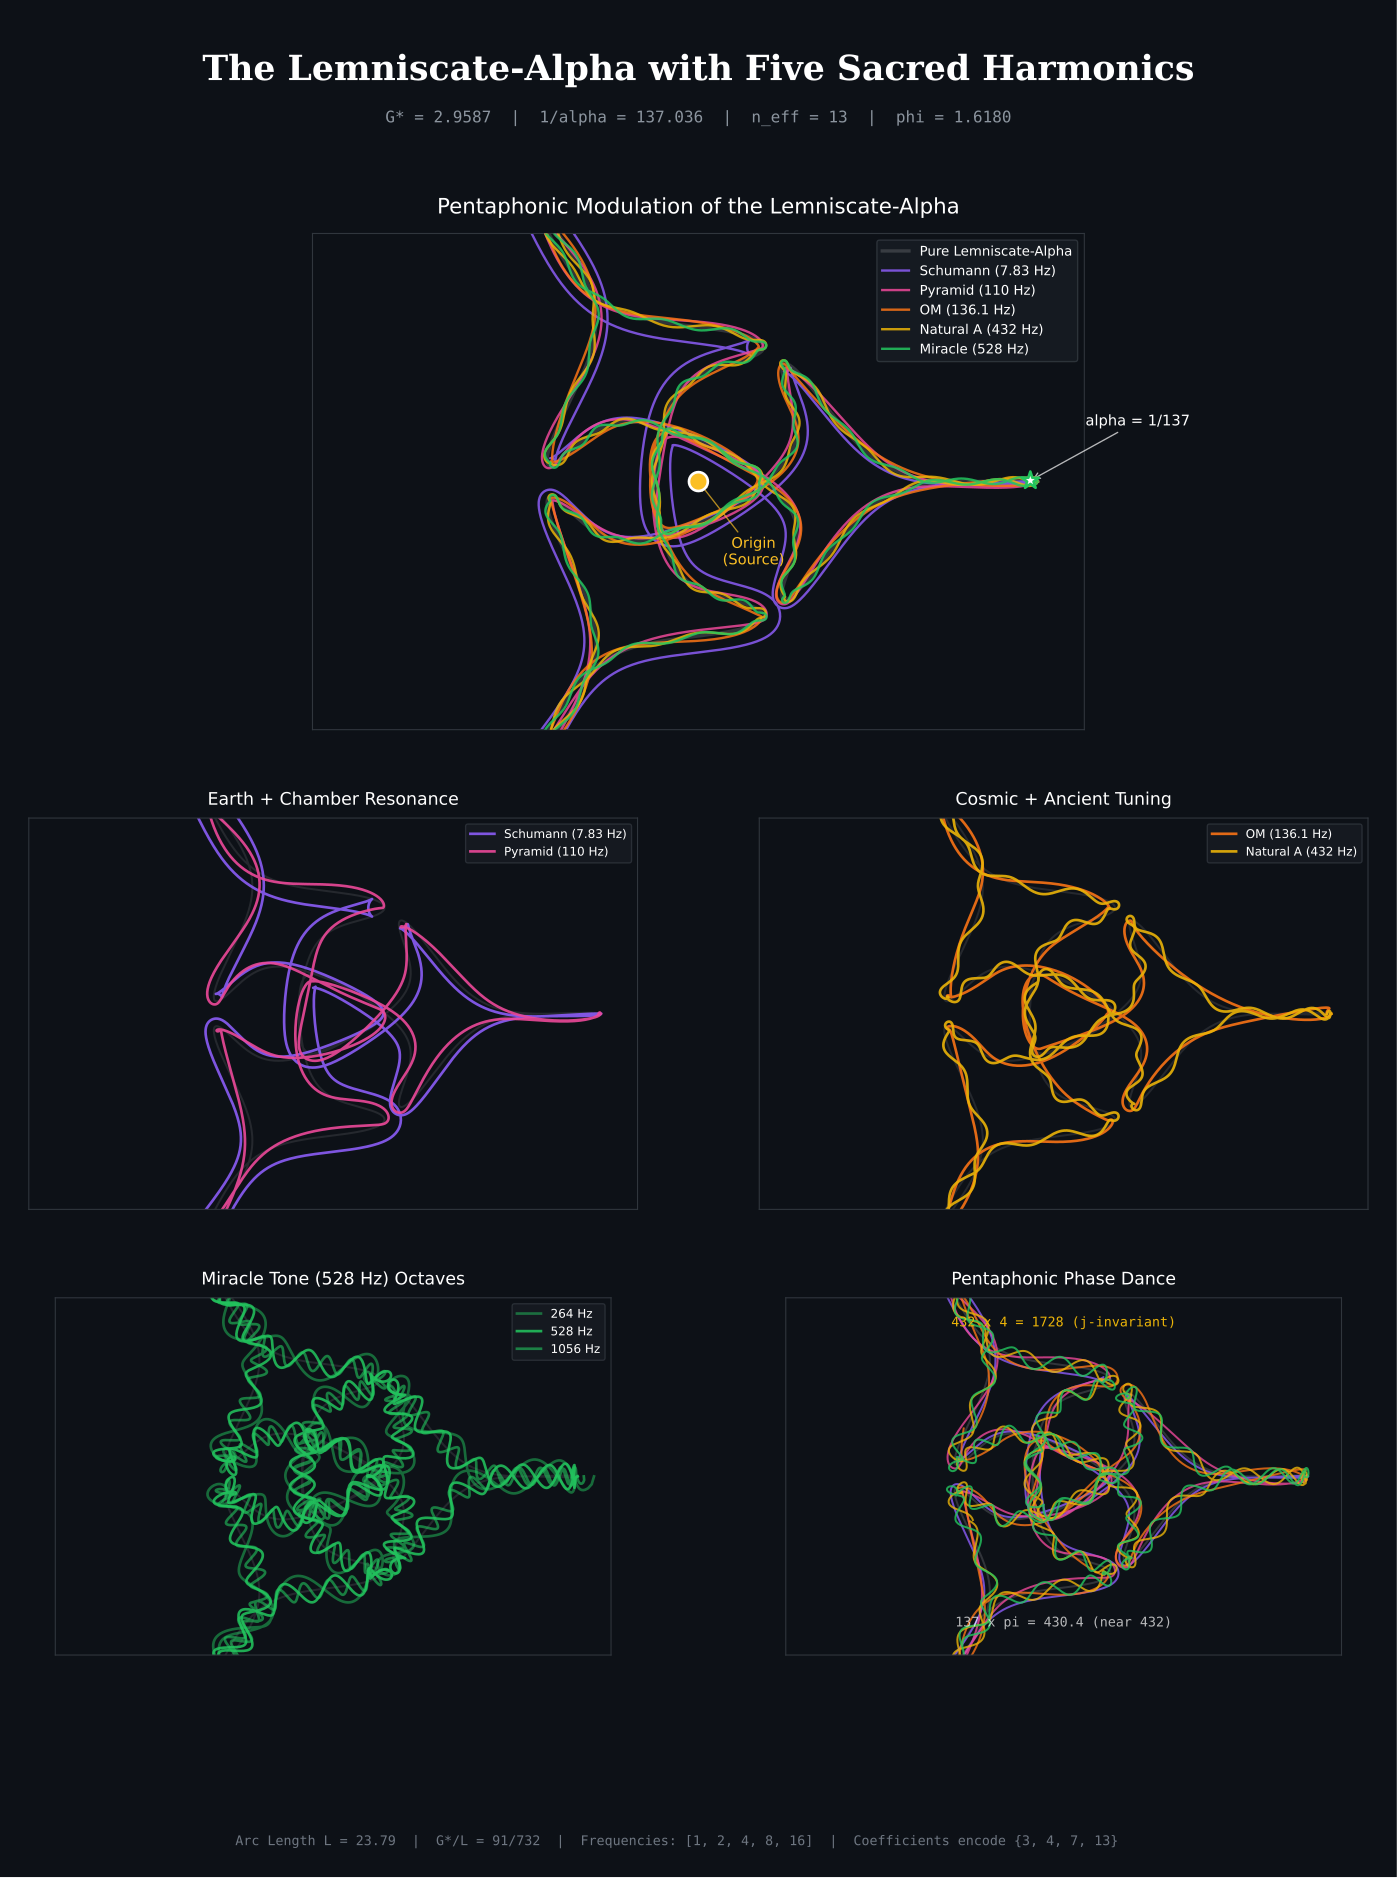

The Python source for this figure:
#!/usr/bin/env python3
"""
Lemniscate-Alpha Curve with Five Key Harmonics

The Lemniscate-Alpha is a Fourier curve defined by:
  x(t) = sum of a_j * cos(f_j * t)
  y(t) = sum of b_j * sin(f_j * t)

where frequencies are [1, 2, 4, 8, 16] (power-of-2 sequence)
and coefficients encode the framework integers {3, 4, 7, 13}.

This visualization modulates the curve with five key frequencies:
- 7.83 Hz  : Schumann Resonance (Earth's fundamental)
- 110 Hz   : Pyramid chamber resonance
- 136.1 Hz : OM frequency (cosmic tone)
- 432 Hz   : Natural A (ancient tuning)
- 528 Hz   : "Miracle tone" (transformation)
"""

import numpy as np
import matplotlib.pyplot as plt
import matplotlib.gridspec as gridspec
from math import gamma

# =============================================================================
# LEMNISCATE-ALPHA CURVE DEFINITION
# =============================================================================

# Frequencies (power of 2 sequence)
FREQS = np.array([1, 2, 4, 8, 16])

# Coefficients (derived from six constraints)
# x-amplitudes
X_AMPS = np.array([1.0, 0.5, 0.5, 2/5, 1/16])
# y-amplitudes (with chirality signs)
Y_AMPS = np.array([1.0, -0.5, 0.5, -7/20, 1/16])

# Framework constants
G_STAR = (np.sqrt(2) * gamma(0.25)**2) / (2 * np.pi)  # ≈ 2.9587
ALPHA = 1/137.036
PHI = (1 + np.sqrt(5)) / 2  # Golden ratio

# Framework integers
B3 = 7       # QCD beta coefficient (from y8 = -7/20)
N_C = 3      # Color charges
N_EFF = 13   # Effective dimension = b3 + 2*N_c

# The five key harmonics
HARMONICS = {
    'Schumann': {'freq': 7.83, 'color': '#8B5CF6', 'desc': 'Earth resonance'},
    'Pyramid': {'freq': 110, 'color': '#EC4899', 'desc': 'Chamber tone'},
    'OM': {'freq': 136.1, 'color': '#F97316', 'desc': 'Cosmic frequency'},
    'Natural A': {'freq': 432, 'color': '#EAB308', 'desc': 'Ancient tuning'},
    'Miracle': {'freq': 528, 'color': '#22C55E', 'desc': 'Transformation'},
}

# =============================================================================
# CURVE COMPUTATIONS
# =============================================================================

def lemniscate_alpha(t, scale=1.0):
    """
    Compute the Lemniscate-Alpha curve at parameter t.
    This is the Fourier curve, NOT the Bernoulli figure-8.
    """
    x = np.zeros_like(t)
    y = np.zeros_like(t)

    for j in range(5):
        x += X_AMPS[j] * np.cos(FREQS[j] * t)
        y += Y_AMPS[j] * np.sin(FREQS[j] * t)

    return x * scale, y * scale

def lemniscate_alpha_derivative(t):
    """Compute dx/dt and dy/dt for the Lemniscate-Alpha curve."""
    dx = np.zeros_like(t)
    dy = np.zeros_like(t)

    for j in range(5):
        dx += -FREQS[j] * X_AMPS[j] * np.sin(FREQS[j] * t)
        dy += FREQS[j] * Y_AMPS[j] * np.cos(FREQS[j] * t)

    return dx, dy

def modulate_curve(t, harmonic_freq, base_scale=1.0, mod_amplitude=0.08):
    """
    Modulate the Lemniscate-Alpha curve with a harmonic frequency.
    The modulation is applied perpendicular to the curve.
    """
    x, y = lemniscate_alpha(t, scale=base_scale)
    dx, dy = lemniscate_alpha_derivative(t)

    # Compute normal direction (perpendicular to tangent)
    norm = np.sqrt(dx**2 + dy**2) + 1e-10
    nx = -dy / norm
    ny = dx / norm

    # Modulation based on harmonic frequency
    # Normalize to a reasonable visual range
    normalized_freq = harmonic_freq / 7.83  # Normalize to Schumann
    modulation = mod_amplitude * np.sin(normalized_freq * t)

    x_mod = x + nx * modulation
    y_mod = y + ny * modulation

    return x_mod, y_mod

def compute_arc_length(n_points=100000):
    """Compute the arc length of the Lemniscate-Alpha curve."""
    t = np.linspace(0, 2*np.pi, n_points)
    dx, dy = lemniscate_alpha_derivative(t)
    dt = 2 * np.pi / n_points
    L = np.sum(np.sqrt(dx**2 + dy**2)) * dt
    return L

# =============================================================================
# VISUALIZATION
# =============================================================================

def create_visualization():
    """Create the full harmonic lemniscate-alpha visualization."""

    fig = plt.figure(figsize=(18, 22), facecolor='#0d1117')
    gs = gridspec.GridSpec(4, 2, height_ratios=[0.6, 2.5, 2, 1.8],
                           hspace=0.25, wspace=0.2)

    t = np.linspace(0, 2*np.pi, 3000)

    # =========================================================================
    # Title Panel
    # =========================================================================
    ax_title = fig.add_subplot(gs[0, :])
    ax_title.set_facecolor('#0d1117')
    ax_title.axis('off')

    title_text = "The Lemniscate-Alpha with Five Sacred Harmonics"
    subtitle_text = f"G* = {G_STAR:.4f}  |  1/alpha = 137.036  |  n_eff = {N_EFF}  |  phi = {PHI:.4f}"

    ax_title.text(0.5, 0.65, title_text, transform=ax_title.transAxes,
                  fontsize=26, color='white', ha='center', va='center',
                  fontweight='bold', fontfamily='serif')
    ax_title.text(0.5, 0.25, subtitle_text, transform=ax_title.transAxes,
                  fontsize=12, color='#8b949e', ha='center', va='center',
                  fontfamily='monospace')

    # =========================================================================
    # Main Panel: All harmonics overlaid
    # =========================================================================
    ax_main = fig.add_subplot(gs[1, :])
    ax_main.set_facecolor('#0d1117')

    # Base curve (white, subtle)
    x_base, y_base = lemniscate_alpha(t, scale=1.0)
    ax_main.plot(x_base, y_base, color='white', linewidth=2.5, alpha=0.15,
                 label='Pure Lemniscate-Alpha', zorder=1)

    # Plot each harmonic modulation
    for i, (name, props) in enumerate(HARMONICS.items()):
        freq = props['freq']
        color = props['color']

        # Amplitude scales inversely with frequency (higher = finer detail)
        amp = 0.12 * (7.83 / freq) ** 0.4

        x_mod, y_mod = modulate_curve(t, freq, base_scale=1.0, mod_amplitude=amp)
        ax_main.plot(x_mod, y_mod, color=color, linewidth=1.8, alpha=0.85,
                     label=f'{name} ({freq} Hz)', zorder=2+i)

    # Mark special points
    # Origin (void/source)
    ax_main.scatter([0], [0], color='#fbbf24', s=200, zorder=10,
                    marker='o', edgecolor='white', linewidth=2)
    ax_main.annotate('Origin\n(Source)', (0, 0), (0.4, -0.6),
                     color='#fbbf24', fontsize=11, ha='center',
                     arrowprops=dict(arrowstyle='->', color='#fbbf24', alpha=0.7))

    # Point at t = 2*pi/137 (alpha encoding)
    t_alpha = 2 * np.pi / 137
    x_a, y_a = lemniscate_alpha(np.array([t_alpha]), scale=1.0)
    ax_main.scatter(x_a, y_a, color='white', s=180, zorder=10,
                    marker='*', edgecolor='#22C55E', linewidth=2)
    ax_main.annotate(f'alpha = 1/137', (x_a[0], y_a[0]), (x_a[0]+0.4, y_a[0]+0.4),
                     color='white', fontsize=11,
                     arrowprops=dict(arrowstyle='->', color='white', alpha=0.7))

    ax_main.set_xlim(-2.8, 2.8)
    ax_main.set_ylim(-1.8, 1.8)
    ax_main.set_aspect('equal')
    ax_main.legend(loc='upper right', facecolor='#161b22', edgecolor='#30363d',
                   labelcolor='white', fontsize=10, framealpha=0.9)
    ax_main.set_title('Pentaphonic Modulation of the Lemniscate-Alpha',
                      color='white', fontsize=16, pad=15)

    for spine in ax_main.spines.values():
        spine.set_color('#30363d')
    ax_main.set_xticks([])
    ax_main.set_yticks([])

    # =========================================================================
    # Panel 2: Individual harmonics (2x2 grid in row 2)
    # =========================================================================
    harmonic_list = list(HARMONICS.items())

    # Left: Low frequencies (Schumann + Pyramid)
    ax_low = fig.add_subplot(gs[2, 0])
    ax_low.set_facecolor('#0d1117')
    ax_low.plot(x_base, y_base, color='white', linewidth=1.5, alpha=0.1)

    for name, props in [harmonic_list[0], harmonic_list[1]]:
        freq = props['freq']
        color = props['color']
        amp = 0.15 * (7.83 / freq) ** 0.3
        x_mod, y_mod = modulate_curve(t, freq, base_scale=1.0, mod_amplitude=amp)
        ax_low.plot(x_mod, y_mod, color=color, linewidth=2, alpha=0.9,
                    label=f'{name} ({freq} Hz)')

    ax_low.set_xlim(-2.8, 2.8)
    ax_low.set_ylim(-1.8, 1.8)
    ax_low.set_aspect('equal')
    ax_low.legend(loc='upper right', facecolor='#161b22', edgecolor='#30363d',
                  labelcolor='white', fontsize=9)
    ax_low.set_title('Earth + Chamber Resonance', color='white', fontsize=13, pad=10)
    for spine in ax_low.spines.values():
        spine.set_color('#30363d')
    ax_low.set_xticks([])
    ax_low.set_yticks([])

    # Right: Mid frequencies (OM + Natural A)
    ax_mid = fig.add_subplot(gs[2, 1])
    ax_mid.set_facecolor('#0d1117')
    ax_mid.plot(x_base, y_base, color='white', linewidth=1.5, alpha=0.1)

    for name, props in [harmonic_list[2], harmonic_list[3]]:
        freq = props['freq']
        color = props['color']
        amp = 0.15 * (7.83 / freq) ** 0.3
        x_mod, y_mod = modulate_curve(t, freq, base_scale=1.0, mod_amplitude=amp)
        ax_mid.plot(x_mod, y_mod, color=color, linewidth=2, alpha=0.9,
                    label=f'{name} ({freq} Hz)')

    ax_mid.set_xlim(-2.8, 2.8)
    ax_mid.set_ylim(-1.8, 1.8)
    ax_mid.set_aspect('equal')
    ax_mid.legend(loc='upper right', facecolor='#161b22', edgecolor='#30363d',
                  labelcolor='white', fontsize=9)
    ax_mid.set_title('Cosmic + Ancient Tuning', color='white', fontsize=13, pad=10)
    for spine in ax_mid.spines.values():
        spine.set_color('#30363d')
    ax_mid.set_xticks([])
    ax_mid.set_yticks([])

    # =========================================================================
    # Panel 3: Miracle Tone focus + Framework connections
    # =========================================================================

    # Left: Miracle tone with octaves
    ax_miracle = fig.add_subplot(gs[3, 0])
    ax_miracle.set_facecolor('#0d1117')
    ax_miracle.plot(x_base, y_base, color='white', linewidth=1.5, alpha=0.1)

    name, props = harmonic_list[4]  # Miracle tone
    base_color = props['color']

    for octave, alpha_val in [(0.5, 0.5), (1.0, 0.85), (2.0, 0.6)]:
        freq = props['freq'] * octave
        amp = 0.12 / (octave ** 0.5)
        x_mod, y_mod = modulate_curve(t, freq, base_scale=1.0, mod_amplitude=amp)
        ax_miracle.plot(x_mod, y_mod, color=base_color, linewidth=2,
                        alpha=alpha_val, label=f'{int(freq)} Hz')

    ax_miracle.set_xlim(-2.8, 2.8)
    ax_miracle.set_ylim(-1.8, 1.8)
    ax_miracle.set_aspect('equal')
    ax_miracle.legend(loc='upper right', facecolor='#161b22', edgecolor='#30363d',
                      labelcolor='white', fontsize=9)
    ax_miracle.set_title('Miracle Tone (528 Hz) Octaves', color='white', fontsize=13, pad=10)
    for spine in ax_miracle.spines.values():
        spine.set_color('#30363d')
    ax_miracle.set_xticks([])
    ax_miracle.set_yticks([])

    # Right: All five phase-shifted
    ax_phase = fig.add_subplot(gs[3, 1])
    ax_phase.set_facecolor('#0d1117')
    ax_phase.plot(x_base, y_base, color='white', linewidth=1.5, alpha=0.15)

    for i, (name, props) in enumerate(HARMONICS.items()):
        freq = props['freq']
        color = props['color']

        # Phase shift each harmonic
        t_shifted = t + i * 2 * np.pi / 5
        amp = 0.08
        x_mod, y_mod = modulate_curve(t_shifted, freq, base_scale=1.0, mod_amplitude=amp)
        ax_phase.plot(x_mod, y_mod, color=color, linewidth=1.5, alpha=0.8)

    # Add the j-invariant connection
    ax_phase.text(0.5, 0.92, '432 x 4 = 1728 (j-invariant)',
                  transform=ax_phase.transAxes, color='#EAB308', fontsize=10,
                  ha='center', fontfamily='monospace')
    ax_phase.text(0.5, 0.08, '137 x pi = 430.4 (near 432)',
                  transform=ax_phase.transAxes, color='white', fontsize=10,
                  ha='center', fontfamily='monospace', alpha=0.7)

    ax_phase.set_xlim(-2.8, 2.8)
    ax_phase.set_ylim(-1.8, 1.8)
    ax_phase.set_aspect('equal')
    ax_phase.set_title('Pentaphonic Phase Dance', color='white', fontsize=13, pad=10)
    for spine in ax_phase.spines.values():
        spine.set_color('#30363d')
    ax_phase.set_xticks([])
    ax_phase.set_yticks([])

    # =========================================================================
    # Footer: Relationships
    # =========================================================================
    fig.text(0.5, 0.02,
             'Arc Length L = 23.79  |  G*/L = 91/732  |  Frequencies: [1, 2, 4, 8, 16]  |  Coefficients encode {3, 4, 7, 13}',
             ha='center', fontsize=10, color='#6e7681', fontfamily='monospace')

    # Save
    plt.savefig('lemniscate_alpha_harmonics.png', dpi=200,
                facecolor='#0d1117', edgecolor='none',
                bbox_inches='tight', pad_inches=0.3)
    plt.savefig('lemniscate_alpha_harmonics.svg',
                facecolor='#0d1117', edgecolor='none',
                bbox_inches='tight', pad_inches=0.3)

    print("Saved: lemniscate_alpha_harmonics.png and .svg")

    plt.show()
    return fig

def print_framework_connections():
    """Print the mathematical relationships."""

    print("\n" + "="*70)
    print("LEMNISCATE-ALPHA FRAMEWORK CONNECTIONS")
    print("="*70)

    print("\nThe Lemniscate-Alpha Curve:")
    print("  x(t) = sum of a_j * cos(f_j * t)")
    print("  y(t) = sum of b_j * sin(f_j * t)")
    print(f"  Frequencies: {list(FREQS)}")
    print(f"  X-amplitudes: {list(X_AMPS)}")
    print(f"  Y-amplitudes: {list(Y_AMPS)}")

    L = compute_arc_length()
    print(f"\n  Arc Length L = {L:.4f}")
    print(f"  Lemniscatic constant G* = {G_STAR:.6f}")
    print(f"  G*/L = {G_STAR/L:.6f} = 91/732 = {91/732:.6f}")

    print("\nFramework Integers:")
    print(f"  b3 = {B3} (from y8 coefficient = -7/20)")
    print(f"  N_c = {N_C} (from quadratic root)")
    print(f"  n_eff = b3 + 2*N_c = {N_EFF}")
    print(f"  N_base = 4 (base modes)")

    print("\nThe Five Sacred Harmonics:")
    for name, props in HARMONICS.items():
        print(f"  {name:12} : {props['freq']:7.2f} Hz - {props['desc']}")

    print("\nFrequency Relationships:")
    print(f"  432 x 4 = {432*4} (j-invariant of lemniscatic curve)")
    print(f"  137 x pi = {137*np.pi:.2f} (near 432)")
    print(f"  528 / 432 = {528/432:.4f} (major third ratio 5/4 = 1.25)")
    print(f"  7.83 x 2^6 = {7.83 * 64:.2f} (close to 528)")
    print(f"  432 / 4 = {432/4} (sacred 108)")

    print("\nThe Master Quadratic:")
    print(f"  x^2 - 16*G*^2*x + 16*G*^3 = 0")
    print(f"  Roots: x+ = 137.036 (1/alpha), x- = 3.024 (N_c)")

    print("\n" + "="*70)

if __name__ == "__main__":
    print_framework_connections()
    fig = create_visualization()
